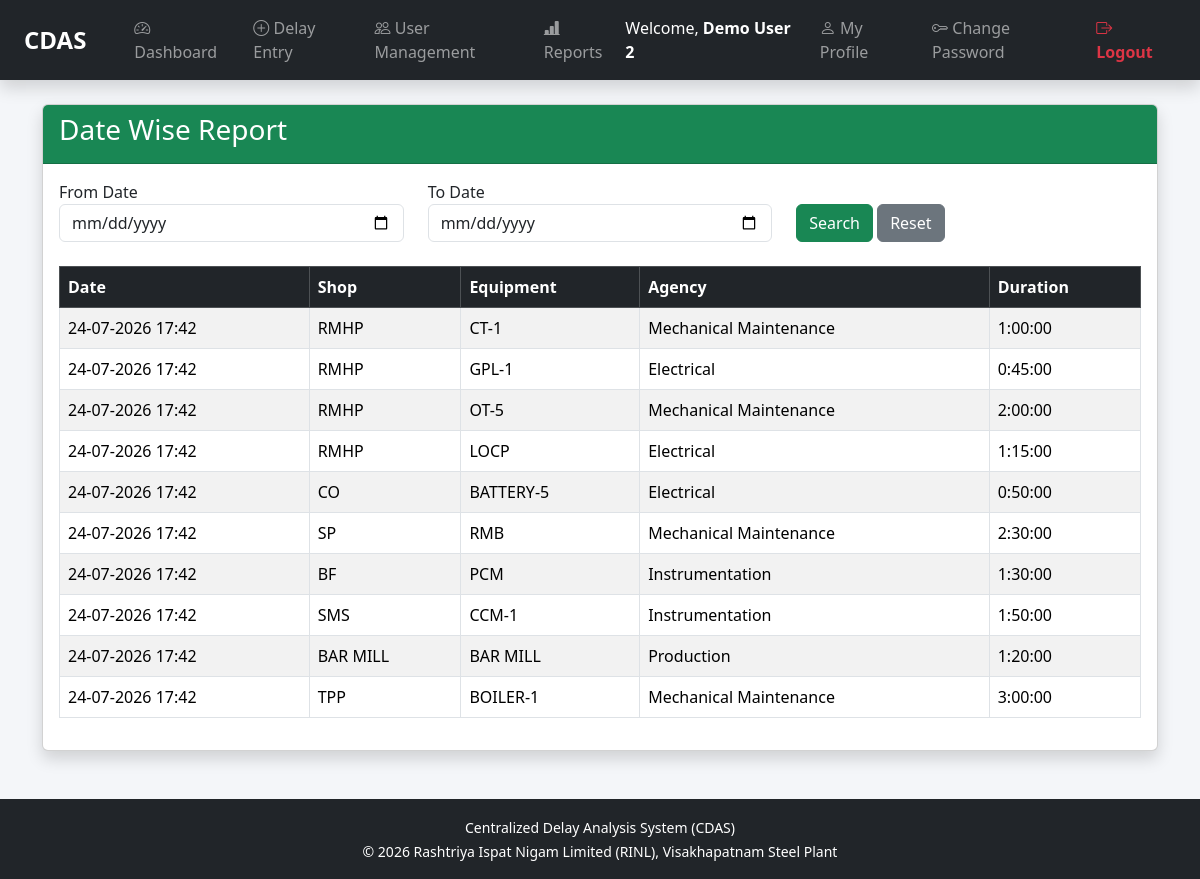
The page /reports/date-wise/ (signed in) on the database its author committed.
### delays/models.py (models this page shows, shortened)
class Delay(models.Model):
    shop = models.ForeignKey(Shop, on_delete=models.CASCADE)
    equipment = models.ForeignKey(Equipment, on_delete=models.CASCADE)
    subequipment = models.ForeignKey(SubEquipment, on_delete=models.CASCADE)
    agency = models.ForeignKey(Agency, on_delete=models.CASCADE)
    delay_from = models.DateTimeField()
    delay_upto = models.DateTimeField()
    delay_duration = models.DurationField()
    delay_desc = models.TextField()
    entered_by = models.CharField(max_length=100)
    created_at = models.DateTimeField(auto_now_add=True)
    updated_at = models.DateTimeField(auto_now=True)
    status = models.CharField(
    max_length=20,
    choices=[
        ("Pending", "Pending"),
        ("Approved", "Approved"),
        ("Rejected", "Rejected")
    ],
    default="Pending"
)
    remarks = models.TextField(
    blank=True,
    default=""
)

### masters/models.py (models this page shows, shortened)
class Shop(models.Model):
    shop_code = models.CharField(max_length=20, unique=True)
    shop_desc = models.CharField(max_length=100)

class Equipment(models.Model):
    shop = models.ForeignKey(Shop, on_delete=models.CASCADE)
    eqpt_code = models.CharField(max_length=20)
    eqpt_desc = models.CharField(max_length=100)

class Agency(models.Model):
    agency_name = models.CharField(max_length=100)

### reports/views.py (the view)
def date_wise_report(request):
    delays=Delay.objects.all()
    from_date=request.GET.get("from_date")
    to_date=request.GET.get("to_date")
    if from_date:
        delays=delays.filter(
            delay_from__date__gte=from_date
        )
    if to_date:
        delays=delays.filter(
            delay_from__date__lte=to_date
        )
    return render(
        request,
        "reports/date_wise_report.html",
        {
            "delays":delays
        }
    )

### reports/templates/reports/date_wise_report.html
{% extends "base.html" %}
{% block content %}
<div class="container mt-4">
<div class="card shadow">
<div class="card-header bg-success text-white">
<h3>Date Wise Report</h3>
</div>
<div class="card-body">
<form method="GET" class="row mb-4">
<div class="col-md-4">
<label>From Date</label>
<input type="date"
       name="from_date"
       class="form-control"
       value="{{ from_date }}">
</div>
<div class="col-md-4">
<label>To Date</label>
<input type="date"
       name="to_date"
       class="form-control"
       value="{{ to_date }}">
</div>
<div class="col-md-4 mt-4">
<button class="btn btn-success">
Search
</button>
<a href="{% url 'date_wise_report' %}"
   class="btn btn-secondary">
Reset
</a>
</div>
</form>
<table class="table table-bordered table-striped">
<thead class="table-dark">
<tr>
<th>Date</th>
<th>Shop</th>
<th>Equipment</th>
<th>Agency</th>
<th>Duration</th>
</tr>
</thead>
<tbody>
{% for d in delays %}
<tr>
<td>{{ d.delay_from|date:"d-m-Y H:i" }}</td>
<td>{{ d.shop.shop_desc }}</td>
<td>{{ d.equipment.eqpt_desc }}</td>
<td>{{ d.agency.agency_name }}</td>
<td>{{ d.delay_duration }}</td>
</tr>
{% empty %}
<tr>
<td colspan="5" class="text-center">
No Records Found
</td>
</tr>
{% endfor %}
</tbody>
</table>
</div>
</div>
</div>
{% endblock %}

### static/css/style.css (style rules this page uses)
body { background:#f4f6f9; }
table { background:white; }
.card { box-shadow:0px 2px 8px rgba(0,0,0,0.1); }
.card-header { font-weight:600; }

### rows shown on the page
Delay: delay_from "24-07-2026 17:42", shop.shop_desc "RMHP", equipment.eqpt_desc "CT-1", agency.agency_name "Mechanical Maintenance", delay_duration "1:00:00"
Delay: delay_from "24-07-2026 17:42", shop.shop_desc "RMHP", equipment.eqpt_desc "GPL-1", agency.agency_name "Electrical", delay_duration "0:45:00"
Delay: delay_from "24-07-2026 17:42", shop.shop_desc "RMHP", equipment.eqpt_desc "OT-5", agency.agency_name "Mechanical Maintenance", delay_duration "2:00:00"
Delay: delay_from "24-07-2026 17:42", shop.shop_desc "RMHP", equipment.eqpt_desc "LOCP", agency.agency_name "Electrical", delay_duration "1:15:00"
Delay: delay_from "24-07-2026 17:42", shop.shop_desc "CO", equipment.eqpt_desc "BATTERY-5", agency.agency_name "Electrical", delay_duration "0:50:00"
Delay: delay_from "24-07-2026 17:42", shop.shop_desc "SP", equipment.eqpt_desc "RMB", agency.agency_name "Mechanical Maintenance", delay_duration "2:30:00"
Delay: delay_from "24-07-2026 17:42", shop.shop_desc "BF", equipment.eqpt_desc "PCM", agency.agency_name "Instrumentation", delay_duration "1:30:00"
Delay: delay_from "24-07-2026 17:42", shop.shop_desc "SMS", equipment.eqpt_desc "CCM-1", agency.agency_name "Instrumentation", delay_duration "1:50:00"
Delay: delay_from "24-07-2026 17:42", shop.shop_desc "BAR MILL", equipment.eqpt_desc "BAR MILL", agency.agency_name "Production", delay_duration "1:20:00"
Delay: delay_from "24-07-2026 17:42", shop.shop_desc "TPP", equipment.eqpt_desc "BOILER-1", agency.agency_name "Mechanical Maintenance", delay_duration "3:00:00"

### other values the page prints
{{ request.session.emp_name|default:"System Admin" }} "Demo User 2"
